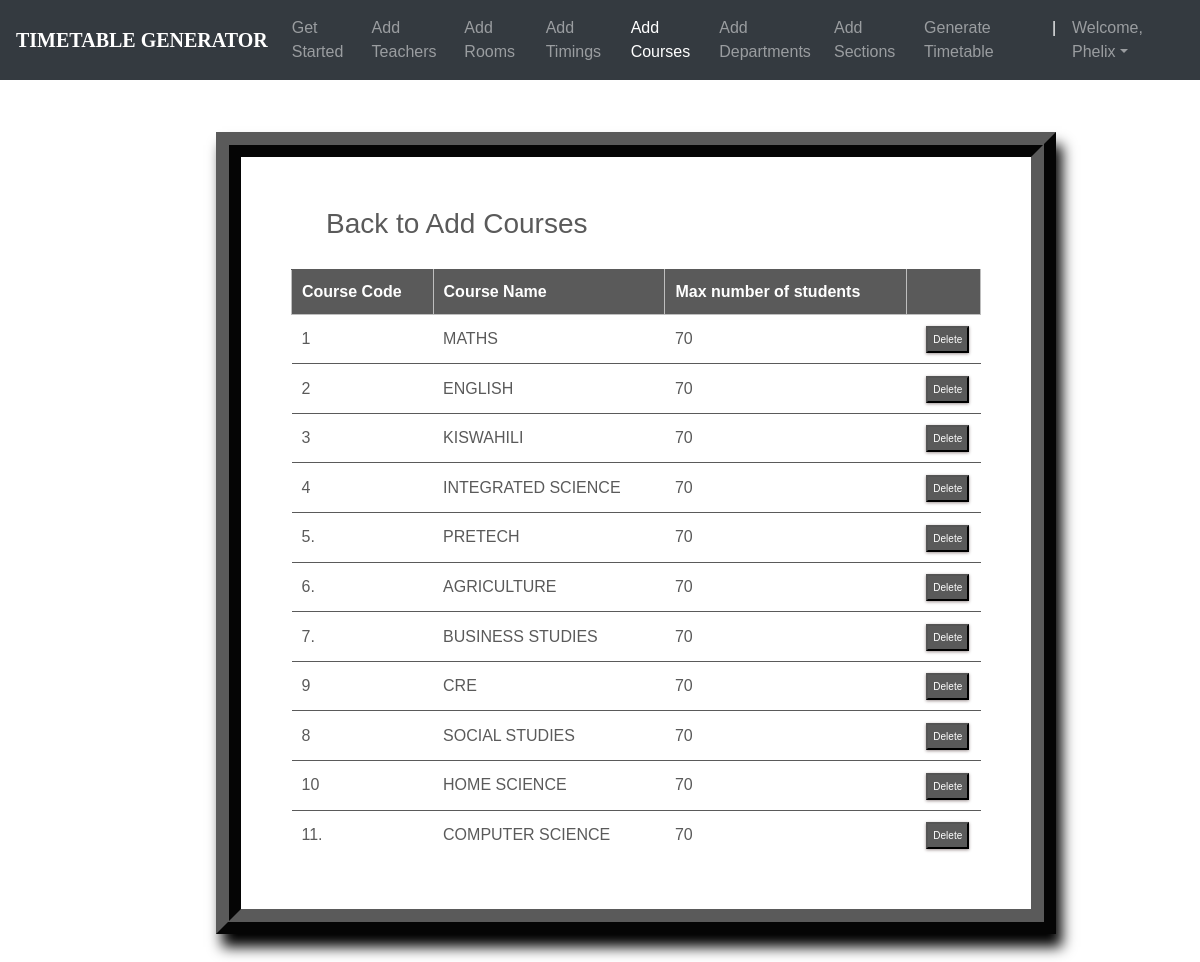
Screenshot of /courses_list/ (signed in) with the database file from the repository.
### ttgen/models.py (models this page shows, shortened)
class Course(models.Model):
    course_number = models.CharField(max_length=5, primary_key=True)
    course_name = models.CharField(max_length=40)
    max_numb_students = models.CharField(max_length=65)
    instructors = models.ManyToManyField(Instructor)

### ttgen/views.py (the view)
# urls.py: path('courses_list/', views.course_list_view, name='editcourse'),
@login_required
def course_list_view(request):
    context = {
        'courses': Course.objects.all()
    }
    return render(request, 'courseslist.html', context)

### templates/courseslist.html (shortened to what this page needs)
<!DOCTYPE html>
<html lang="en">
<head>
	<link rel="stylesheet" href="https://maxcdn.bootstrapcdn.com/bootstrap/4.0.0/css/bootstrap.min.css">
    <link rel="stylesheet" type="text/css" href="static/css/index.css">
</head>
<body>
        <header>
			<nav class="navbar navbar-expand-md navbar-dark fixed-top bg-dark">
                <a class="navbar-brand" href="#"><b>TIMETABLE GENERATOR</b></a>
                <div class="collapse navbar-collapse" id="navbarCollapse">
                    <ul class="navbar-nav ml-auto">
                    <li class="nav-item">
                        <a class="nav-link" href="{% url 'admindash' %}">Get Started</a>
                    </li>
                    <li class="nav-item">
                        <a class="nav-link" href="{% url 'addInstructors' %}">Add Teachers</a>
                    </li>
                    <li class="nav-item">
                        <a class="nav-link" href="{% url 'addRooms' %}">Add Rooms</a>
                    </li>
                    <li class="nav-item">
		                <a class="nav-link" href="{% url 'addTimings' %}">Add Timings</a>
		            </li>
                    <li class="nav-item active">
                        <a class="nav-link" href="{% url 'addCourses' %}">Add Courses</a>
                    </li>
                    <li class="nav-item">
			            <a class="nav-link" href="{% url 'addDepts' %}">Add Departments</a>
		            </li>
                    <li class="nav-item">
			            <a class="nav-link" href="{% url 'addSections' %}">Add Sections</a>
		            </li>
                    <li class="nav-item">
			            <a class="nav-link" href="{% url 'generate' %}">Generate Timetable</a>
		            </li>
                    <li class="nav-item active">
			            <a class="nav-link">|</a>
		            </li>
                    <li class="nav-item dropdown">
		                <a class="nav-link dropdown-toggle" href="#" id="dropdown03" data-toggle="dropdown" aria-haspopup="true" aria-expanded="false">Welcome, {{ user.first_name }}</a>
		            </li>
                    </ul>
                </div>
            </nav>
        </header>
        <br><br>
    {% block content %}
{% load static %}
<fieldset class="fieldset">
    <a href="{% url 'addCourses'%}"><h1 class="tablink" onclick="openPage('new')" id="defaultOpen">Back to Add Courses</h1></a>
    <div class="tabcontent" id="edit">
        <table class="table1">
            <thead>
            <tr class="table-headers">
            <th>Course Code</th>
            <th>Course Name</th>
            <th>Max number of students</th>
            <th  class="empty"></th>
            </tr>
            </thead>
            <tbody>
            {% for crs in courses %}
            <tr>
             <td>{{crs.course_number}}</td>
             <td>{{crs.course_name}}</td>
             <td>{{crs.max_numb_students}}</td>
             <td class="empty">
                <form action="{% url 'deletecourse' crs.course_number %}" method="post">
                        <input type="submit" value="Delete" class="cross">
                </form>
             </td>
             </tr>
            {% endfor %}
            </tbody>
        </table>
    </div>
</fieldset>
{% endblock %}

### static/css/index.css (style rules this page uses)
body { padding-top: 3rem; padding-bottom: 3rem; color: #5a5a5a; font-family: 'Poppins', sans-serif; overflow-x: hidden; }
nav { font-family: sans-serif; }
.navbar-brand { font-size: 20px; font-family: Georgia, 'Times New Roman', Times, serif; }

### templates/courseslist.html (style rules this page uses)
nav { font-family: sans-serif; }
.navbar-brand { font-size: 20px; font-family: Georgia, 'Times New Roman', Times, serif; }
* { margin: 0; padding: 0; box-sizing: border-box; }
html { scroll-behavior: smooth; }
a { text-decoration:none; }
form { margin-top: 3%; margin-left: 18%; margin-right: 12%; }
fieldset h1 { color: #5a5a5a; padding-bottom: 20px; margin-left: 35px; display: inline-block; cursor: pointer; font-size: 28px; }
fieldset input { padding:8px; color: #938c8c }
.table2 td, th { border: 1px solid rgb(190,190,190); padding: 10px 20px; }
.table1 { width: 100%; border-collapse: collapse; text-align: left; overflow: hidden; }
.table1 td, th { border-top: 1px solid #5a5a5a; padding: 10px; }
.table1 th { background-color: #5a5a5a; color: #fff; }
.cross { font-size:10px; box-shadow: 0px 1px 3px 0px #9e9292; padding: 4px 5px; color: #fff; background-color: #5a5a5a; cursor: pointer; }
.fieldset { margin-top: 3%; margin-left: 18%; margin-right: 12%; padding: 50px; border-width: 25px; border-style: ridge; border-color: #5a5a5a; box-shadow: 6px 13px 13px 0px black; background-color: #fff; }

### rows the page displays
Course: course_number "1", course_name "MATHS", max_numb_students "70"
Course: course_number "2", course_name "ENGLISH", max_numb_students "70"
Course: course_number "3", course_name "KISWAHILI", max_numb_students "70"
Course: course_number "4", course_name "INTEGRATED SCIENCE", max_numb_students "70"
Course: course_number "5.", course_name "PRETECH", max_numb_students "70"
Course: course_number "6.", course_name "AGRICULTURE", max_numb_students "70"
Course: course_number "7.", course_name "BUSINESS STUDIES", max_numb_students "70"
Course: course_number "9", course_name "CRE", max_numb_students "70"
Course: course_number "8", course_name "SOCIAL STUDIES", max_numb_students "70"
Course: course_number "10", course_name "HOME SCIENCE", max_numb_students "70"
Course: course_number "11.", course_name "COMPUTER SCIENCE", max_numb_students "70"

### other values shown
{{ user.first_name }} "Phelix"
